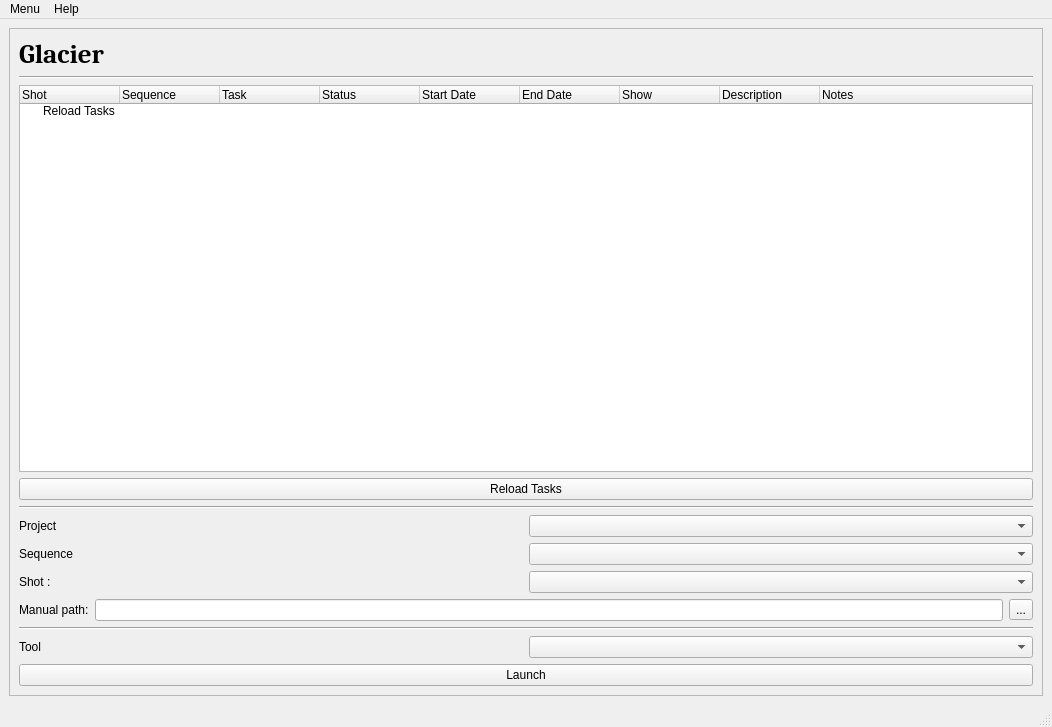
<?xml version="1.0" encoding="UTF-8"?>
<ui version="4.0">
 <class>MainWindow</class>
 <widget class="QMainWindow" name="MainWindow">
  <property name="geometry">
   <rect>
    <x>0</x>
    <y>0</y>
    <width>1052</width>
    <height>727</height>
   </rect>
  </property>
  <property name="windowTitle">
   <string>MainWindow</string>
  </property>
  <property name="styleSheet">
   <string notr="true"/>
  </property>
  <widget class="QWidget" name="centralwidget">
   <layout class="QGridLayout" name="gridLayout">
    <item row="0" column="0">
     <widget class="QFrame" name="frame">
      <property name="frameShape">
       <enum>QFrame::StyledPanel</enum>
      </property>
      <property name="frameShadow">
       <enum>QFrame::Raised</enum>
      </property>
      <layout class="QGridLayout" name="gridLayout_3">
       <item row="1" column="0">
        <widget class="Line" name="line_3">
         <property name="orientation">
          <enum>Qt::Horizontal</enum>
         </property>
        </widget>
       </item>
       <item row="0" column="0">
        <widget class="QLabel" name="logo_LB">
         <property name="font">
          <font>
           <family>Cambria</family>
           <pointsize>20</pointsize>
           <weight>75</weight>
           <bold>true</bold>
          </font>
         </property>
         <property name="text">
          <string>Glacier</string>
         </property>
        </widget>
       </item>
       <item row="7" column="0">
        <layout class="QGridLayout" name="gridLayout_2">
         <item row="0" column="0">
          <widget class="QLabel" name="project_lB">
           <property name="text">
            <string>Project</string>
           </property>
          </widget>
         </item>
         <item row="0" column="1">
          <widget class="QComboBox" name="project_cB"/>
         </item>
        </layout>
       </item>
       <item row="4" column="0">
        <widget class="QTreeWidget" name="dir_tree_widget">
         <column>
          <property name="text">
           <string>Shot</string>
          </property>
         </column>
         <column>
          <property name="text">
           <string>Sequence</string>
          </property>
         </column>
         <column>
          <property name="text">
           <string>Task</string>
          </property>
         </column>
         <column>
          <property name="text">
           <string>Status</string>
          </property>
         </column>
         <column>
          <property name="text">
           <string>Start Date</string>
          </property>
         </column>
         <column>
          <property name="text">
           <string>End Date</string>
          </property>
         </column>
         <column>
          <property name="text">
           <string>Show</string>
          </property>
         </column>
         <column>
          <property name="text">
           <string>Description</string>
          </property>
         </column>
         <column>
          <property name="text">
           <string>Notes</string>
          </property>
         </column>
         <item>
          <property name="text">
           <string>Reload Tasks</string>
          </property>
          <property name="text">
           <string/>
          </property>
          <property name="text">
           <string/>
          </property>
          <property name="text">
           <string/>
          </property>
          <property name="text">
           <string/>
          </property>
          <property name="text">
           <string/>
          </property>
          <property name="text">
           <string/>
          </property>
          <property name="text">
           <string/>
          </property>
          <property name="text">
           <string/>
          </property>
         </item>
        </widget>
       </item>
       <item row="14" column="0">
        <widget class="QPushButton" name="launch_button">
         <property name="text">
          <string>Launch</string>
         </property>
        </widget>
       </item>
       <item row="5" column="0">
        <widget class="QPushButton" name="reload_task_PB">
         <property name="text">
          <string>Reload Tasks</string>
         </property>
        </widget>
       </item>
       <item row="6" column="0">
        <widget class="Line" name="line_2">
         <property name="orientation">
          <enum>Qt::Horizontal</enum>
         </property>
        </widget>
       </item>
       <item row="13" column="0">
        <layout class="QHBoxLayout" name="horizontalLayout_4">
         <item>
          <widget class="QLabel" name="tools_lB">
           <property name="text">
            <string>Tool</string>
           </property>
          </widget>
         </item>
         <item>
          <widget class="QComboBox" name="tools_cB"/>
         </item>
        </layout>
       </item>
       <item row="9" column="0">
        <layout class="QHBoxLayout" name="horizontalLayout">
         <item>
          <widget class="QLabel" name="shot_lB">
           <property name="text">
            <string>Shot :</string>
           </property>
          </widget>
         </item>
         <item>
          <widget class="QComboBox" name="shot_cB"/>
         </item>
        </layout>
       </item>
       <item row="10" column="0">
        <layout class="QHBoxLayout" name="horizontalLayout_2">
         <item>
          <widget class="QLabel" name="User_lB">
           <property name="text">
            <string>Manual path:</string>
           </property>
          </widget>
         </item>
         <item>
          <widget class="QLineEdit" name="manual_path_Ldit"/>
         </item>
         <item>
          <widget class="QToolButton" name="manual_toolButton">
           <property name="text">
            <string>...</string>
           </property>
          </widget>
         </item>
        </layout>
       </item>
       <item row="12" column="0">
        <widget class="Line" name="line">
         <property name="orientation">
          <enum>Qt::Horizontal</enum>
         </property>
        </widget>
       </item>
       <item row="8" column="0">
        <layout class="QHBoxLayout" name="horizontalLayout_3">
         <item>
          <widget class="QLabel" name="seq_lB">
           <property name="text">
            <string>Sequence</string>
           </property>
          </widget>
         </item>
         <item>
          <widget class="QComboBox" name="seq_cB"/>
         </item>
        </layout>
       </item>
      </layout>
     </widget>
    </item>
   </layout>
  </widget>
  <widget class="QMenuBar" name="menubar">
   <property name="geometry">
    <rect>
     <x>0</x>
     <y>0</y>
     <width>1052</width>
     <height>21</height>
    </rect>
   </property>
   <widget class="QMenu" name="menuMode">
    <property name="title">
     <string>Menu</string>
    </property>
    <addaction name="action_setup_dirs"/>
    <addaction name="action_Create_Project_2"/>
    <addaction name="actionToggle_Darkmode"/>
    <addaction name="action_Exit"/>
   </widget>
   <widget class="QMenu" name="menuHelp">
    <property name="title">
     <string>Help</string>
    </property>
    <addaction name="actionDoc"/>
    <addaction name="actionReport"/>
    <addaction name="actionAbout"/>
   </widget>
   <addaction name="menuMode"/>
   <addaction name="menuHelp"/>
  </widget>
  <widget class="QStatusBar" name="statusbar"/>
  <action name="action_Create_Project">
   <property name="text">
    <string>Create Project</string>
   </property>
  </action>
  <action name="action_Exit">
   <property name="text">
    <string>Exit</string>
   </property>
  </action>
  <action name="action_setup_dirs">
   <property name="text">
    <string>Setup</string>
   </property>
  </action>
  <action name="actionDoc">
   <property name="text">
    <string>Doc</string>
   </property>
  </action>
  <action name="actionAbout">
   <property name="text">
    <string>About</string>
   </property>
  </action>
  <action name="actionToggle_Darkmode">
   <property name="text">
    <string>Darkmode</string>
   </property>
  </action>
  <action name="actionReport">
   <property name="text">
    <string>Report</string>
   </property>
  </action>
  <action name="action_Create_Project_2">
   <property name="text">
    <string>Create_Project</string>
   </property>
  </action>
 </widget>
 <resources/>
 <connections/>
</ui>
